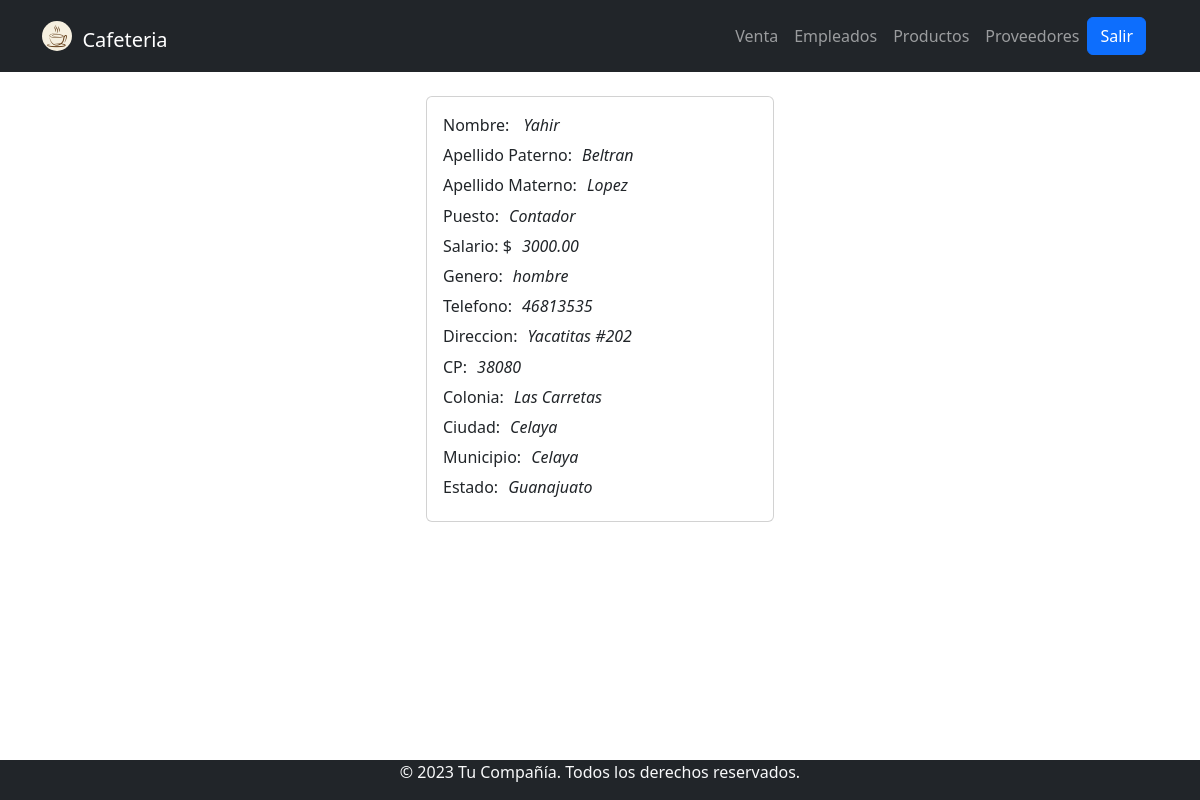
The page /information_empleado.php?id=13&cp=38080 on the database its author committed.
### tables this page shows
CREATE TABLE `Personas` (
  `idPersona` int NOT NULL,
  `nombre` varchar(50) NOT NULL,
  `apellidoPaterno` varchar(50) NOT NULL,
  `apellidoMaterno` varchar(50) DEFAULT NULL,
  `tipoPersona` varchar(20) NOT NULL,
  `telefono` varchar(15) DEFAULT NULL,
  `direccion` varchar(100) NOT NULL,
  `CP` int NOT NULL
);

CREATE TABLE `Empleados` (
  `idEmpleado` int NOT NULL,
  `idPersona` int NOT NULL,
  `puesto` varchar(50) NOT NULL,
  `salario` decimal(10,2) NOT NULL,
  `fechaContratacion` date NOT NULL
);

CREATE TABLE `COLONIAS` (
  `ID_COLONIA` int NOT NULL,
  `NOMBRE` varchar(150) NOT NULL,
  `ID_CIUDAD` int NOT NULL
);

CREATE TABLE `CIUDADES` (
  `ID_CIUDAD` int NOT NULL,
  `NOMBRE` varchar(100) NOT NULL,
  `ID_MUNICIPIO` int NOT NULL
);

CREATE TABLE `MUNICIPIOS` (
  `ID_MUNICIPIO` int NOT NULL,
  `NOMBRE` varchar(150) NOT NULL,
  `ID_ESTADO` int NOT NULL
);

CREATE TABLE `ESTADOS` (
  `ID_ESTADO` int NOT NULL,
  `NOMBRE` varchar(200) NOT NULL
);

### www/information_empleado.php (the view)
<?php
    include 'Model/conexion.php';
    if(isset($_GET['id'])){
        $id = $_GET['id'];
        $cp=$_GET['cp'];
        $query = "SELECT e.idPersona, e.idEmpleado, p.nombre, p.apellidoPaterno, p.apellidoMaterno, p.tipoPersona, e.puesto, e.salario, p.telefono, p.direccion, p.CP,
                C.NOMBRE AS NOMBRE_COLONIA, CI.NOMBRE AS NOMBRE_CIUDAD, M.NOMBRE AS NOMBRE_MUNICIPIO, ES.NOMBRE AS NOMBRE_ESTADO
                FROM Empleados e
                INNER JOIN Personas p ON e.idPersona = p.idPersona
                INNER JOIN CP cp ON p.CP = cp.CP
                INNER JOIN COLONIAS C ON cp.ID_COLONIA = C.ID_COLONIA
                INNER JOIN CIUDADES CI ON C.ID_CIUDAD = CI.ID_CIUDAD
                INNER JOIN MUNICIPIOS M ON CI.ID_MUNICIPIO = M.ID_MUNICIPIO
                INNER JOIN ESTADOS ES ON M.ID_ESTADO = ES.ID_ESTADO
                WHERE cp.CP = $cp AND e.idEmpleado = $id;";
        $result = mysqli_query($conn, $query);
        if (mysqli_num_rows($result) >= 1) {
            $row = mysqli_fetch_array($result);
            $nombre = $row['nombre'];
            $apellido_paterno = $row['apellidoPaterno'];
            $apellido_materno = $row['apellidoMaterno'];
            $puesto = $row['puesto'];
            $salario = $row['salario'];
            $tipo_persona = $row['tipoPersona'];
            $telefono = $row['telefono'];
            $dirr = $row['direccion'];
            $colonia=$row['NOMBRE_COLONIA'];
            $ciudad=$row['NOMBRE_CIUDAD'];
            $municipios=$row['NOMBRE_MUNICIPIO'];
            $estado=$row['NOMBRE_ESTADO'];
        }}
    ?>
<?php include 'Template/header.php'; ?>
<div class="container p-4">
    <div class="row">
        <div class="col-md-4 mx-auto">
            <div class="card card-body">
                <form action="edit_empleado.php?id=<?php echo $_GET['id']; ?>" method="POST">
                <div class="form-group">
                    <h6 style="display: inline-block; margin-right: 10px;">Nombre:</h6> <em><?php echo $nombre; ?></em>
                </div>
                <div class="form-group">
                <h6 style="display: inline-block; margin-right: 10px;">Apellido Paterno:</h6><em><?php echo $apellido_paterno; ?></em>
                </div>
                <div class="form-group">
                <h6 style="display: inline-block; margin-right: 10px;">Apellido Materno:</h6><em><?php echo $apellido_materno; ?></em>
                </div>
                <div class="form-group">
                <h6 style="display: inline-block; margin-right: 10px;">Puesto:</h6><em><?php echo $puesto; ?></em>
                </div>
                <div class="form-group">
                <h6 style="display: inline-block; margin-right: 10px;">Salario: $</h6><em><?php echo $salario; ?></em>
                </div>
                <div class="form-group">
                <h6 style="display: inline-block; margin-right: 10px;">Genero:</h6><em><?php echo $tipo_persona?></em>
            </div>
            <div class="form-group">
            <h6 style="display: inline-block; margin-right: 10px;">Telefono:</h6><em><?php echo $telefono; ?></em>
            </div>
            <div class="form-group">
            <h6 style="display: inline-block; margin-right: 10px;">Direccion:</h6><em><?php echo $dirr; ?></em>
            </div>
            <div class="form-group">
            <h6 style="display: inline-block; margin-right: 10px;">CP:</h6><em><?php echo $cp; ?></em>
            </div>
            <div class="form-group">
            <h6 style="display: inline-block; margin-right: 10px;">Colonia:</h6><em><?php echo $colonia; ?></em>
            </div>
            <div class="form-group">
            <h6 style="display: inline-block; margin-right: 10px;">Ciudad:</h6><em><?php echo $ciudad; ?></em>
            </div>
            <div class="form-group">
            <h6 style="display: inline-block; margin-right: 10px;">Municipio:</h6><em><?php echo $municipios; ?></em>
            </div>
            <div class="form-group">
            <h6 style="display: inline-block; margin-right: 10px;">Estado:</h6><em><?php echo $estado; ?></em>
            </div>
        </form>
        </div>
    </div>
    </div>
</div>
<?php include 'Template/footer.php'; ?>

### rows shown on the page
personas: nombre "Yahir", apellidoPaterno "Beltran", apellidoMaterno "Lopez", tipoPersona "hombre", telefono "46813535", direccion "Yacatitas #202"
empleados: puesto "Contador", salario "3000.00"
colonias: NOMBRE "Las Carretas"
ciudades: NOMBRE "Celaya"
municipios: NOMBRE "Celaya"
estados: NOMBRE "Guanajuato"

### other values the page prints
$cp "38080"
